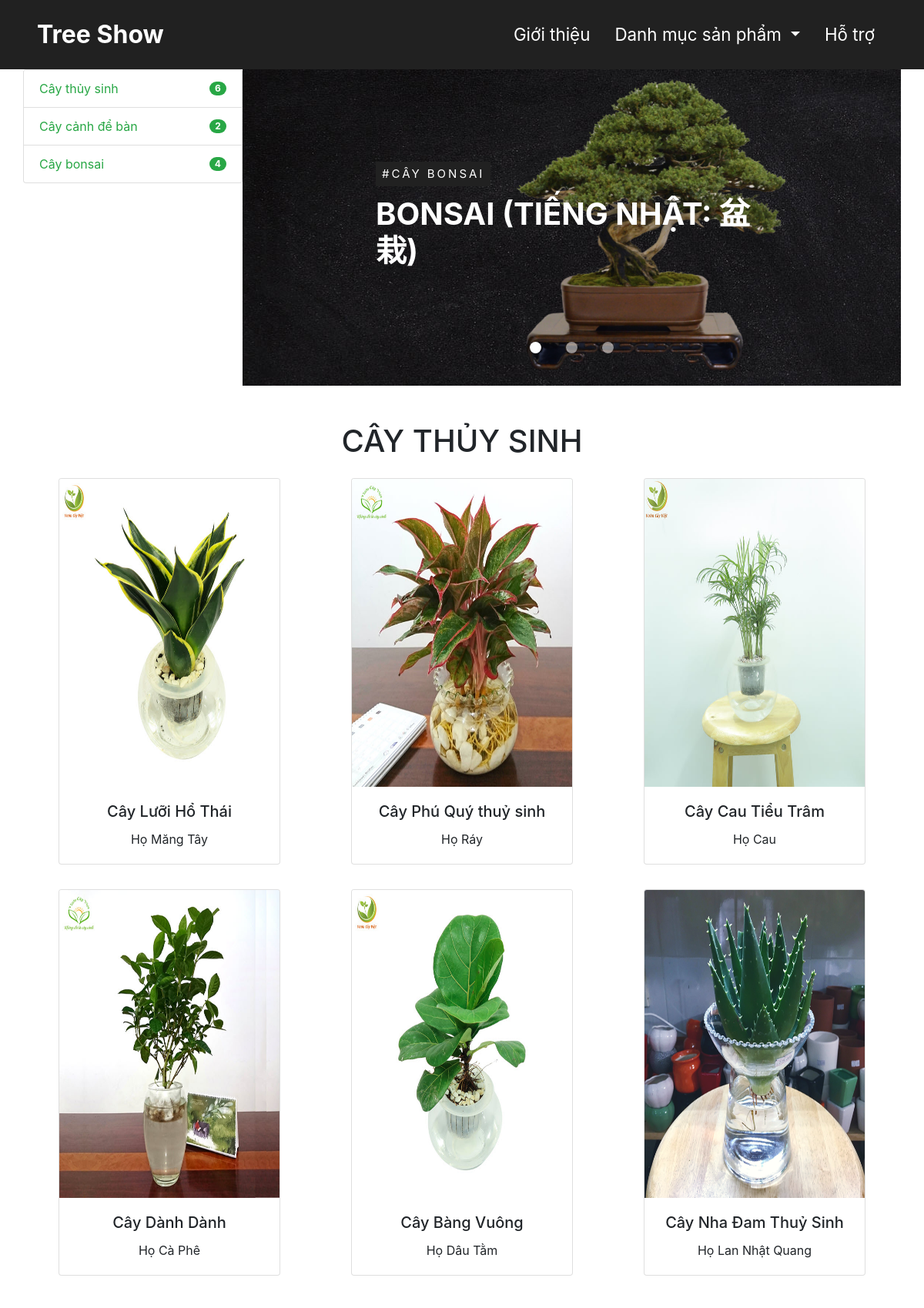
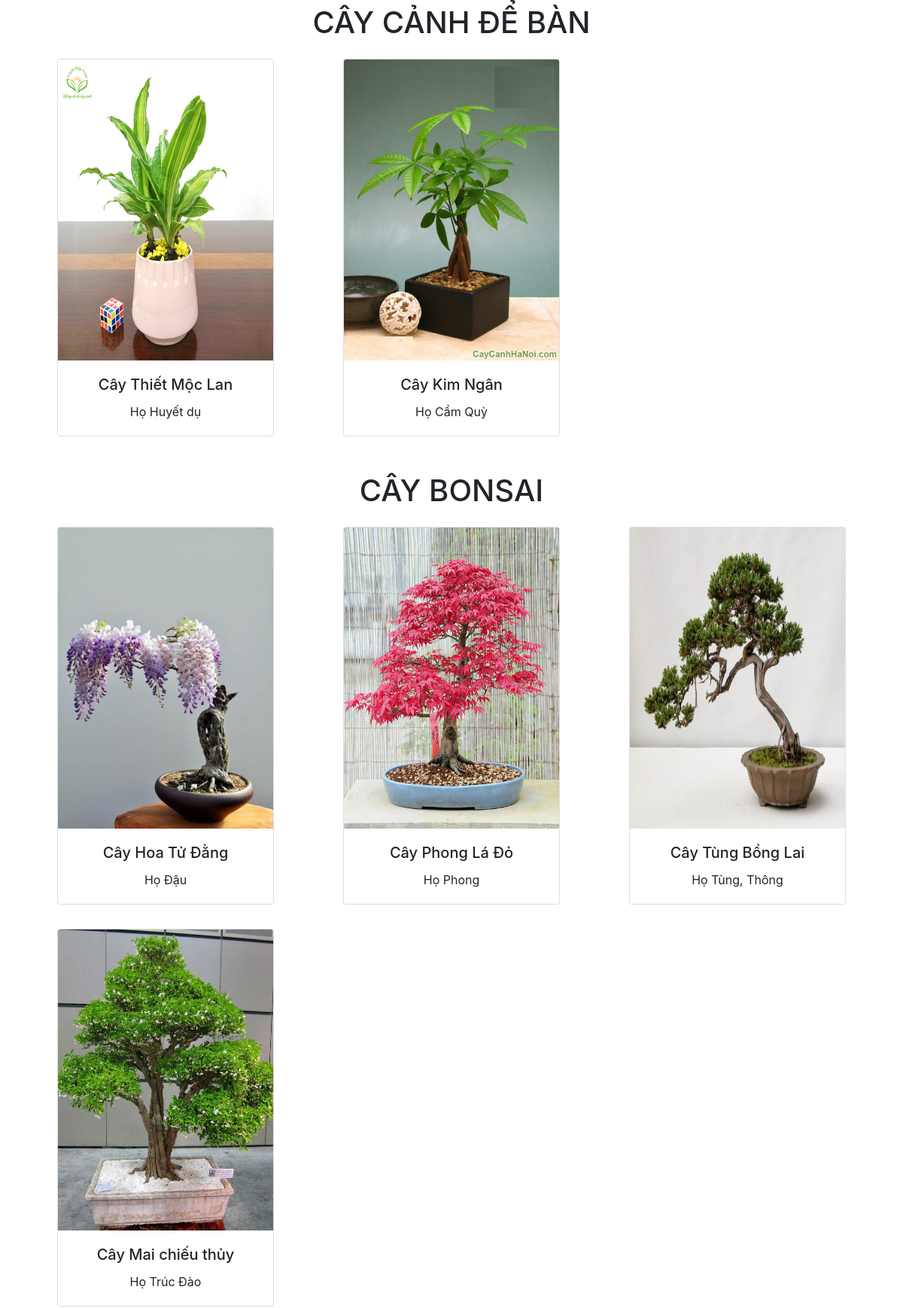
The page / (upper part) on the database its author committed (2 pictures, top to bottom).
### tables this page shows
CREATE TABLE IF NOT EXISTS `danhmucsanpham` (
`id` int(11) NOT NULL,
  `tendanhmuc` varchar(100) DEFAULT NULL,
  `danhmucduongdan` varchar(100) DEFAULT NULL,
  `trangthai` tinyint(4) DEFAULT '1',
  `thoigiantao` timestamp NULL DEFAULT CURRENT_TIMESTAMP,
  `capnhapluc` timestamp NULL DEFAULT CURRENT_TIMESTAMP ON UPDATE CURRENT_TIMESTAMP
);

CREATE TABLE IF NOT EXISTS `sanpham` (
`id` int(11) NOT NULL,
  `tensanpham` varchar(200) DEFAULT NULL,
  `sanphamduongdan` varchar(200) DEFAULT NULL,
  `dacdiem` text NOT NULL,
  `ynghiaphongthuy` text NOT NULL,
  `phanbo` varchar(100) DEFAULT NULL,
  `anhsanpham` varchar(100) DEFAULT NULL,
  `danhmuc_id` int(11) DEFAULT NULL,
  `mota` text,
  `hothucvat` varchar(200) DEFAULT NULL,
  `chieucao` varchar(150) DEFAULT NULL,
  `chamsoc` text,
  `thoigiantao` timestamp NULL DEFAULT NULL,
  `capnhapluc` timestamp NULL DEFAULT NULL ON UPDATE CURRENT_TIMESTAMP
);

### libraries/Database.php (called while the page is built, shortened)
<?php
    class Database
    {
        public $link;
        public function __construct()
        {
            $this->link = mysqli_connect("localhost","root","","webtreeshow") or die ();
            mysqli_set_charset($this->link,"utf8");
        }
        public function fetchsql( $sql )
        {
            $result = mysqli_query($this->link,$sql) or die("Lỗi  truy vấn sql " .mysqli_error($this->link));
            $data = [];
            if( $result)
            {
                while ($num = mysqli_fetch_assoc($result))
                {
                    $data[] = $num;
                }
            }
            return $data;
        }
         public function fetchAll($table)
        {
            $sql = "SELECT * FROM {$table} WHERE 1" ;
            $result = mysqli_query($this->link,$sql) or die("Lỗi Truy Vấn fetchAll " .mysqli_error($this->link));
            $data = [];
            if( $result)
            {
                while ($num = mysqli_fetch_assoc($result))
                {
                    $data[] = $num;
                }
            }
            return $data;
        }
    }
?>

### autoload/autoload.php (called while the page is built, shortened)
<?php
    require_once __DIR__. "/../libraries/Database.php";
    require_once __DIR__. "/../libraries/Function.php";
    $db = new Database;
    $sanpham = $db -> fetchAll("sanpham");
?>

### libraries/Function.php (called while the page is built, shortened)
<?php
    function duongdan()
    {
        return $url = "http://localhost:8080/ShoppingTree/";
    }
?>

### index.php (the view, shortened to what this page needs)
<?php
    require_once __DIR__. "/autoload/autoload.php";
    $sqlHomeCate = "SELECT tendanhmuc, id FROM danhmucsanpham WHERE trangthai = 1 ORDER BY capnhapluc";
    $TrangthaiDanhMuc = $db -> fetchsql($sqlHomeCate);
    $data = [];
    foreach ($TrangthaiDanhMuc as $item)
    {
        $IDdanhmuc = intval($item['id']);
        $sql = "SELECT * FROM sanpham WHERE danhmuc_id = $IDdanhmuc LIMIT 6";
        $TrangThaiSP = $db -> fetchsql($sql);
        $data[$item['tendanhmuc']] = $TrangThaiSP;
    }
    $sqlcount = "SELECT danhmucsanpham.*, COUNT(sanpham.id) as countSP FROM danhmucsanpham LEFT JOIN sanpham ON danhmucsanpham.id = sanpham.danhmuc_id GROUP BY id";
    $countSanPham = $db -> fetchsql($sqlcount);
?>
<?php require_once __DIR__. "/layouts/header.php";  ?>
        <div class="container">
        <div class="row">
            <div class="col-3 p-0">
                <ul class="list-group ">
                    <?php foreach($countSanPham as $item) : ?>
                        <li class="list-group-item d-flex justify-content-between align-items-center">
                            <a class="text-decoration-none text-success" href="danh-muc-san-pham.php?id=<?php echo $item['id'] ?>"><?php echo $item['tendanhmuc'] ?></a>
                                <span class="badge badge-success badge-pill"><?php echo $item['countSP'] ?></span>
                        </li>
                    <?php endforeach; ?>
                </ul>
            </div>
            <div class="col-9 p-0">
                <div id="carouselExampleIndicators" class="carousel slide" data-ride="carousel">
                    <ol class="carousel-indicators">
                        <li data-target="#carouselExampleIndicators" data-slide-to="0" class="active"></li>
                        <li data-target="#carouselExampleIndicators" data-slide-to="1"></li>
                        <li data-target="#carouselExampleIndicators" data-slide-to="2"></li>
                    </ol>
                    <div class="carousel-inner">
                        <div class="carousel-item active">
                            <img class="d-block carousel-img float-right" src="../ShoppingTree/public/frontend/img/bonsai1.png" alt="">
                            <div class="d-flex align-items-center ftco-animate">
                                <div class="text">
                                    <span class="subheading">#cây bonsai</span>
                                    <div class="horizontal">
                                        <h1 class="mb-4 mt-3"> Bonsai (tiếng Nhật: 盆栽)</h1>
                                    </div>
                                </div>
                            </div>
                        </div>
                    </div>
                </div>
            </div>
        </div>
        </div>
        <div class="product">
            <div class="container">
                <?php foreach($data as $key => $value) : ?>
                    <div class="product-content">
                        <h1 class="text-center"><?php echo $key ?></h1>
                        <div class="row">
                            <?php foreach($value as $item) : ?>
                                <div class="col-md-12 col-lg-4 list-product text-center">
                                    <div class="card list-product_item" style="width: 18rem;">
                                        <a href="chi-tiet-san-pham.php?id=<?php echo $item['id'] ?>">
                                            <img class="card-img-top" src="<?php echo duongdan() ?>/public/uploads/sanpham/<?php echo $item['anhsanpham'] ?>" width="100%" height="400px" alt="Card image cap">
                                        </a>
                                        <div class="card-body">
                                            <h5 class="card-title"><?php echo $item['tensanpham'] ?></h5>
                                            <p class="card-text"><?php echo $item['hothucvat'] ?></p>
                                        </div>
                                    </div>
                                </div>
                            <?php endforeach; ?>
                        </div>
                    </div>
                <?php endforeach; ?>
            </div>
        </div>
<?php require_once __DIR__. "/layouts/footer.php";  ?>

### public/frontend/css/style.css (style rules this page uses)
:root { --mainBlack: #212121; --mainGreen: #44bd32; --mainWhite: #fff; }
body { width: 100%; height: 100%; margin: 0; padding: 0; }
body .carousel { z-index: 0; background: url("/../ShoppingTree/public/frontend/img/bg4.jpg"); width: 100%; max-height: 100%; }
body .carousel .carousel-indicators li { border-radius: 50%; width: 15px; height: 15px; margin: 1rem; }
body .carousel .carousel-inner { padding: 0 8rem; }
body .carousel .carousel-inner img { position: relative; z-index: -1; background: center center; max-width: 65% !important; display: block; vertical-align: middle; border-style: none; }
body .carousel .carousel-inner .text { position: absolute; top: 30%; left: 0; right: 0; padding: 0 3em 0 45px; width: 600px; height: 300px; color: var(--mainWhite); }
body .carousel .carousel-inner .text .subheading { background: var(--mainBlack); color: var(--mainWhite); font-size: 15px; padding: 0.4rem 0.5rem; letter-spacing: 3px; text-transform: uppercase; }
body .carousel .carousel-inner .text .horizontal h1 { font-weight: bold; text-transform: uppercase; margin-bottom: 2rem !important; }
body .product { width: 100%; height: 100%; padding: 2rem 0 !important; }
body .product h1 { text-transform: uppercase; }
body .product .product-content { padding: 1rem 0; }
body .product .product-content h1 { text-transform: uppercase; }
body .product .product-content .list-product { margin: 1rem 0; }
body .product .product-content .list-product .list-product_item { margin: 0 auto !important; }

### rows shown on the page
danhmucsanpham: tendanhmuc "Cây thủy sinh", countSP "6"
danhmucsanpham: tendanhmuc "Cây cảnh để bàn", countSP "2"
danhmucsanpham: tendanhmuc "Cây bonsai", countSP "4"
sanpham: anhsanpham (picture), tensanpham "Cây Lưỡi Hổ Thái", hothucvat "Họ Măng Tây"
sanpham: anhsanpham (picture), tensanpham "Cây Phú Quý thuỷ sinh", hothucvat "Họ Ráy"
sanpham: anhsanpham (picture), tensanpham "Cây Cau Tiểu Trâm", hothucvat "Họ Cau"
sanpham: anhsanpham (picture), tensanpham "Cây Dành Dành", hothucvat "Họ Cà Phê"
sanpham: anhsanpham (picture), tensanpham "Cây Bàng Vuông", hothucvat "Họ Dâu Tằm"
sanpham: anhsanpham (picture), tensanpham "Cây Nha Đam Thuỷ Sinh", hothucvat "Họ Lan Nhật Quang"
sanpham: anhsanpham (picture), tensanpham "Cây Thiết Mộc Lan", hothucvat "Họ Huyết dụ"
sanpham: anhsanpham (picture), tensanpham "Cây Kim Ngân", hothucvat "Họ Cẩm Quỳ"
sanpham: anhsanpham (picture), tensanpham "Cây Hoa Tử Đằng", hothucvat "Họ Đậu"
sanpham: anhsanpham (picture), tensanpham "Cây Phong Lá Đỏ", hothucvat "Họ Phong"
sanpham: anhsanpham (picture), tensanpham "Cây Tùng Bồng Lai", hothucvat "Họ Tùng, Thông"
sanpham: anhsanpham (picture), tensanpham "Cây Mai chiếu thủy", hothucvat "Họ Trúc Đào"

### other values the page prints
$key "CÂY THỦY SINH"
$key "CÂY CẢNH ĐỂ BÀN"
$key "CÂY BONSAI"
